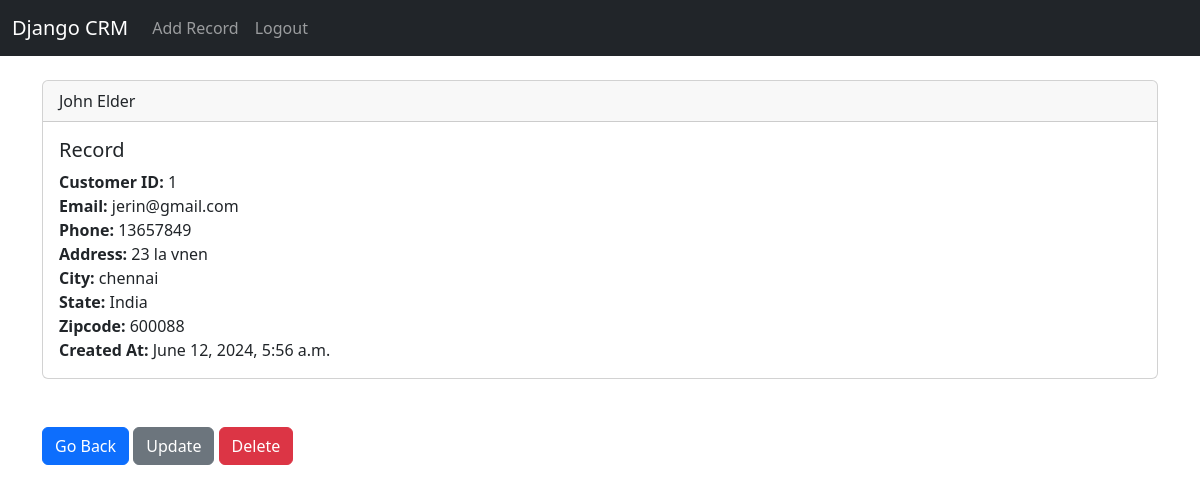
The page /record/1 (signed in) on the database its author committed.
### website/models.py (models this page shows, shortened)
class Record(models.Model):
    created_at = models.DateTimeField(auto_now_add=True)
    first_name = models.CharField(max_length=50)
    last_name = models.CharField(max_length=50)
    email = models.EmailField()
    phone = models.CharField(max_length=15)
    address = models.CharField(max_length=200)
    city = models.CharField(max_length=50)
    state = models.CharField(max_length=50)
    zipcode = models.CharField(max_length=20)

### website/views.py (the view)
# urls.py: path('record/<int:pk>', views.customer_record, name='record'),
def customer_record(request, pk):
    if request.user.is_authenticated:
        customer_record = Record.objects.get(id=pk)
        return render(request, 'record.html', {'customer_record': customer_record})
    else:
        messages.success(request, "You must log in to view!...")
        return redirect('home')

### website/templates/record.html
{% extends 'base.html' %}
{%  block content %}
<div class="card">
  <div class="card-header">
     {{customer_record.first_name}}
            {{customer_record.last_name}}
  </div>
  <div class="card-body">
    <h5 class="card-title">Record</h5>
    <p class="card-text">
        <b>Customer ID:</b>  {{customer_record.id}}<br/>
        <strong>Email:</strong>  {{customer_record.email}}<br/>
        <strong>Phone:</strong>  {{customer_record.phone}}<br/>
        <strong>Address:</strong> {{customer_record.address}}<br/>
        <strong>City:</strong>  {{customer_record.city}}<br/>
        <strong>State:</strong>  {{customer_record.state}}<br/>
        <strong>Zipcode:</strong> {{customer_record.zipcode}}<br/>
        <strong>Created At:</strong> {{customer_record.created_at}}<br/>
    </p>
  </div>
</div>
<br/><br/>
<a href="{% url 'home' %}" class="btn btn-primary">Go Back</a>
<a href="{% url 'update_record' customer_record.id %}" class="btn btn-secondary">Update</a>
<a href="{% url 'delete_record' customer_record.id %}" class="btn btn-danger">Delete</a>
{% endblock %}

### rows shown on the page
Record: first_name "John", last_name "Elder", id "1", email "jerin@gmail.com", phone "13657849", address "23 la vnen", city "chennai", state "India", zipcode "600088", created_at "June 12, 2024, 5:56 a.m."
